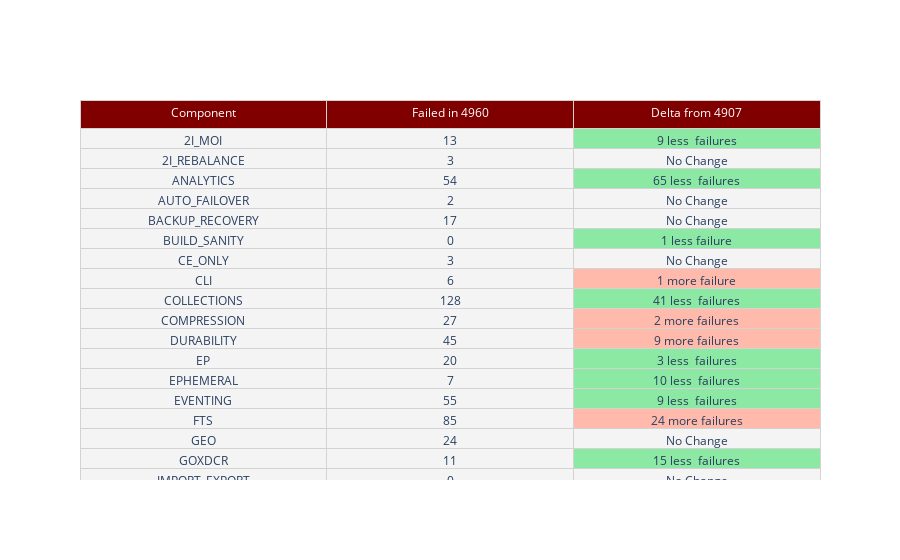

Notebook code for this chart:
### Code cell
cell_colors = ['#F4F4F4', '#F4F4F4']
delta_colors = []
delta_text = []

for i in range(0, len(data_f)):
    delta_i = ldata_f.TotalFailed.iloc[i] - data_f.TotalFailed.iloc[i]
    if delta_i < 0:
        delta_colors.append('#FFBAAB')
        delta_text.append(str(abs(delta_i)) + ' more failures' if delta_i < -1 else str(abs(delta_i)) + ' more failure')
    elif delta_i == 0:
        delta_colors.append("#F4F4F4")
        delta_text.append("No Change")
    else:
        delta_colors.append('#8BE9A3')
        delta_text.append(str(delta_i) + ' less  failures' if delta_i > 1 else str(delta_i) + ' less failure')
cell_colors.append(delta_colors)

fig_total_fails = go.Figure(data=[go.Table(
    header=dict(values = ['Component', f'Failed in {current_build}', f'Delta from {weekly_builds[1][1]}'], fill_color='maroon', line_color='lightgray', font=dict(color='white')),
    cells=dict(values = [data_f.component, data_f.TotalFailed, delta_text], fill_color=cell_colors, line_color='lightgray')
)])

fig_total_fails.update_layout(height=1000)

query_last_weekly_build = f'SELECT raw `build` FROM server WHERE `build` <= $version GROUP BY `build` HAVING sum(totalCount) > 10000 ORDER BY `build` DESC LIMIT 2'
result = run_query(query=query_last_weekly_build, param={'$version': f'"{release}-{current_build}"'})
weekly_builds = result['results']

fig_total_fails.show()

### Figure 1 — Plotly figure (JSON) as saved in the notebook; plotly's stock layout.template omitted (floating-point values rounded to 4 significant figures)
{"data": [{"cells": {"fill": {"color": ["#F4F4F4", "#F4F4F4", ["#8BE9A3", "#F4F4F4", "#8BE9A3", "#F4F4F4", "#F4F4F4", "#8BE9A3", "#F4F4F4", "#FFBAAB", "#8BE9A3", "#FFBAAB", "#FFBAAB", "#8BE9A3", "#8BE9A3", "#8BE9A3", "#FFBAAB", "#F4F4F4", "#8BE9A3", "#F4F4F4", "#FFBAAB", "#F4F4F4", "#FFBAAB", "#8BE9A3", "#FFBAAB", "#8BE9A3", "#8BE9A3", "#8BE9A3", "#FFBAAB", "#8BE9A3", "#FFBAAB", "#F4F4F4", "#8BE9A3", "#FFBAAB", "#8BE9A3", "#F4F4F4", "#8BE9A3", "#8BE9A3", "#8BE9A3", "#FFBAAB"]]}, "line": {"color": "lightgray"}, "values": [["2I_MOI", "2I_REBALANCE", "ANALYTICS", "AUTO_FAILOVER", "BACKUP_RECOVERY", "BUILD_SANITY", "CE_ONLY", "CLI", "COLLECTIONS", "COMPRESSION", "DURABILITY", "EP", "EPHEMERAL", "EVENTING", "FTS", "GEO", "GOXDCR", "IMPORT_EXPORT", "IPV6", "LOG_REDACTION", "MOBILE", "MOBILE_CONVERGENCE", "NSERV", "NUTSHELL", "OS_CERTIFY", "PLASMA", "QUERY", "RBAC", "RQG", "RZA", "SANITY", "SDK", "SECURITY", "SUBDOC", "TUNABLE", "UNIT", "UPGRADE", "VIEW"], [13, 3, 54, 2, 17, 0, 3, 6, 128, 27, 45, 20, 7, 55, 85, 24, 11, 0, 110, 1, 338, 2, 32, 2, 94, 7, 114, 15, 6, 0, 0, 6, 8, 0, 4, 4, 43, 13], ["9 less  failures", "No Change", "65 less  failures", "No Change", "No Change", "1 less failure", "No Change", "1 more failure", "41 less  failures", "2 more failures", "9 more failures", "3 less  failures", "10 less  failures", "9 less  failures", "24 more failures", "No Change", "15 less  failures", "No Change", "56 more failures", "No Change", "326 more failures", "3 less  failures", "9 more failures", "13 less  failures", "45 less  failures", "11 less  failures", "82 more failures", "1 less failure", "4 more failures", "No Change", "4 less  failures", "3 more failures", "15 less  failures", "No Change", "1 less failure", "1 less failure", "33 less  failures", "7 more failures"]]}, "header": {"fill": {"color": "maroon"}, "font": {"color": "white"}, "line": {"color": "lightgray"}, "values": ["Component", "Failed in 4960", "Delta from 4907"]}, "type": "table"}], "layout": {"autosize": true}}
